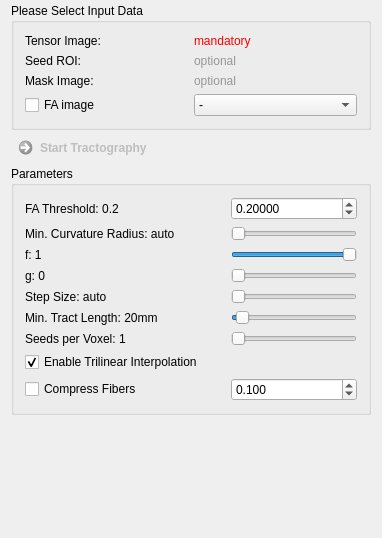
<?xml version="1.0" encoding="UTF-8"?>
<ui version="4.0">
 <class>QmitkStreamlineTrackingViewControls</class>
 <widget class="QWidget" name="QmitkStreamlineTrackingViewControls">
  <property name="geometry">
   <rect>
    <x>0</x>
    <y>0</y>
    <width>382</width>
    <height>538</height>
   </rect>
  </property>
  <property name="minimumSize">
   <size>
    <width>0</width>
    <height>0</height>
   </size>
  </property>
  <property name="windowTitle">
   <string>QmitkTemplate</string>
  </property>
  <layout class="QGridLayout" name="gridLayout_3">
   <property name="topMargin">
    <number>3</number>
   </property>
   <property name="bottomMargin">
    <number>3</number>
   </property>
   <property name="spacing">
    <number>0</number>
   </property>
   <item row="8" column="0">
    <spacer name="spacer1">
     <property name="orientation">
      <enum>Qt::Vertical</enum>
     </property>
     <property name="sizeType">
      <enum>QSizePolicy::Expanding</enum>
     </property>
     <property name="sizeHint" stdset="0">
      <size>
       <width>20</width>
       <height>220</height>
      </size>
     </property>
    </spacer>
   </item>
   <item row="1" column="0">
    <widget class="QCommandLinkButton" name="commandLinkButton">
     <property name="enabled">
      <bool>false</bool>
     </property>
     <property name="text">
      <string>Start Tractography</string>
     </property>
    </widget>
   </item>
   <item row="5" column="0">
    <widget class="QGroupBox" name="groupBox_2">
     <property name="title">
      <string>Parameters</string>
     </property>
     <layout class="QGridLayout" name="gridLayout_2">
      <item row="4" column="1">
       <widget class="QSlider" name="m_gSlider">
        <property name="toolTip">
         <string>Weighting factor between input vector (g=0) and tensor deflection (g=1 equals TEND tracking)</string>
        </property>
        <property name="minimum">
         <number>0</number>
        </property>
        <property name="maximum">
         <number>100</number>
        </property>
        <property name="value">
         <number>0</number>
        </property>
        <property name="orientation">
         <enum>Qt::Horizontal</enum>
        </property>
       </widget>
      </item>
      <item row="5" column="1">
       <widget class="QSlider" name="m_StepsizeSlider">
        <property name="toolTip">
         <string>Stepsize in mm (auto = 0.1*minimal spacing)</string>
        </property>
        <property name="minimum">
         <number>0</number>
        </property>
        <property name="maximum">
         <number>100</number>
        </property>
        <property name="value">
         <number>0</number>
        </property>
        <property name="orientation">
         <enum>Qt::Horizontal</enum>
        </property>
       </widget>
      </item>
      <item row="2" column="1">
       <widget class="QSlider" name="m_AngularThresholdSlider">
        <property name="toolTip">
         <string>Minimally allowed curcature radius (in mm, interpolated auto = 0.5 minimal spacing, noninterpolated auto = 0.5 * minimal spacing)</string>
        </property>
        <property name="minimum">
         <number>-1</number>
        </property>
        <property name="maximum">
         <number>50</number>
        </property>
        <property name="value">
         <number>-1</number>
        </property>
        <property name="orientation">
         <enum>Qt::Horizontal</enum>
        </property>
       </widget>
      </item>
      <item row="6" column="0">
       <widget class="QLabel" name="m_MinTractLengthLabel">
        <property name="toolTip">
         <string/>
        </property>
        <property name="text">
         <string>Min. Tract Length: 20mm</string>
        </property>
       </widget>
      </item>
      <item row="1" column="0">
       <widget class="QLabel" name="m_FaThresholdLabel">
        <property name="toolTip">
         <string/>
        </property>
        <property name="text">
         <string>FA Threshold: 0.2</string>
        </property>
       </widget>
      </item>
      <item row="4" column="0">
       <widget class="QLabel" name="m_gLabel">
        <property name="toolTip">
         <string/>
        </property>
        <property name="text">
         <string>g: 0</string>
        </property>
       </widget>
      </item>
      <item row="8" column="0">
       <spacer name="horizontalSpacer">
        <property name="orientation">
         <enum>Qt::Horizontal</enum>
        </property>
        <property name="sizeType">
         <enum>QSizePolicy::Fixed</enum>
        </property>
        <property name="sizeHint" stdset="0">
         <size>
          <width>200</width>
          <height>0</height>
         </size>
        </property>
       </spacer>
      </item>
      <item row="7" column="0">
       <widget class="QLabel" name="m_SeedsPerVoxelLabel">
        <property name="toolTip">
         <string/>
        </property>
        <property name="text">
         <string>Seeds per Voxel: 1</string>
        </property>
       </widget>
      </item>
      <item row="7" column="1">
       <widget class="QSlider" name="m_SeedsPerVoxelSlider">
        <property name="toolTip">
         <string>Number of tracts started in each voxel of the seed ROI.</string>
        </property>
        <property name="minimum">
         <number>1</number>
        </property>
        <property name="maximum">
         <number>100</number>
        </property>
        <property name="orientation">
         <enum>Qt::Horizontal</enum>
        </property>
       </widget>
      </item>
      <item row="5" column="0">
       <widget class="QLabel" name="m_StepsizeLabel">
        <property name="toolTip">
         <string/>
        </property>
        <property name="text">
         <string>Step Size: auto</string>
        </property>
       </widget>
      </item>
      <item row="3" column="1">
       <widget class="QSlider" name="m_fSlider">
        <property name="toolTip">
         <string>Weighting factor between first eigenvector (f=1 equals FACT tracking) and input vector dependent direction (f=0).</string>
        </property>
        <property name="minimum">
         <number>0</number>
        </property>
        <property name="maximum">
         <number>100</number>
        </property>
        <property name="value">
         <number>100</number>
        </property>
        <property name="orientation">
         <enum>Qt::Horizontal</enum>
        </property>
       </widget>
      </item>
      <item row="6" column="1">
       <widget class="QSlider" name="m_MinTractLengthSlider">
        <property name="toolTip">
         <string>Minimum tract length in mm.</string>
        </property>
        <property name="minimum">
         <number>0</number>
        </property>
        <property name="maximum">
         <number>500</number>
        </property>
        <property name="value">
         <number>20</number>
        </property>
        <property name="orientation">
         <enum>Qt::Horizontal</enum>
        </property>
       </widget>
      </item>
      <item row="9" column="0">
       <widget class="QCheckBox" name="m_InterpolationBox">
        <property name="toolTip">
         <string>Default is nearest neighbor interpolation.</string>
        </property>
        <property name="text">
         <string>Enable Trilinear Interpolation</string>
        </property>
        <property name="checked">
         <bool>true</bool>
        </property>
       </widget>
      </item>
      <item row="3" column="0">
       <widget class="QLabel" name="m_fLabel">
        <property name="toolTip">
         <string/>
        </property>
        <property name="text">
         <string>f: 1</string>
        </property>
       </widget>
      </item>
      <item row="2" column="0">
       <widget class="QLabel" name="m_AngularThresholdLabel">
        <property name="toolTip">
         <string/>
        </property>
        <property name="text">
         <string>Min. Curvature Radius: auto</string>
        </property>
       </widget>
      </item>
      <item row="10" column="0">
       <widget class="QCheckBox" name="m_ResampleFibersBox">
        <property name="toolTip">
         <string>Resample fibers using the specified error constraint.</string>
        </property>
        <property name="text">
         <string>Compress Fibers</string>
        </property>
        <property name="checked">
         <bool>false</bool>
        </property>
       </widget>
      </item>
      <item row="10" column="1">
       <widget class="QDoubleSpinBox" name="m_FiberErrorBox">
        <property name="focusPolicy">
         <enum>Qt::StrongFocus</enum>
        </property>
        <property name="toolTip">
         <string>Maximum error in mm.</string>
        </property>
        <property name="decimals">
         <number>3</number>
        </property>
        <property name="maximum">
         <double>10.000000000000000</double>
        </property>
        <property name="singleStep">
         <double>0.010000000000000</double>
        </property>
        <property name="value">
         <double>0.100000000000000</double>
        </property>
       </widget>
      </item>
      <item row="1" column="1">
       <widget class="QDoubleSpinBox" name="m_ScalarThresholdBox">
        <property name="decimals">
         <number>5</number>
        </property>
        <property name="maximum">
         <double>1.000000000000000</double>
        </property>
        <property name="singleStep">
         <double>0.100000000000000</double>
        </property>
        <property name="value">
         <double>0.200000000000000</double>
        </property>
       </widget>
      </item>
     </layout>
    </widget>
   </item>
   <item row="0" column="0">
    <widget class="QGroupBox" name="m_InputData">
     <property name="title">
      <string>Please Select Input Data</string>
     </property>
     <layout class="QGridLayout" name="gridLayout">
      <item row="2" column="1">
       <widget class="QLabel" name="m_MaskImageLabel">
        <property name="text">
         <string>&lt;html&gt;&lt;head/&gt;&lt;body&gt;&lt;p&gt;&lt;span style=&quot; color:#969696;&quot;&gt;optional&lt;/span&gt;&lt;/p&gt;&lt;/body&gt;&lt;/html&gt;</string>
        </property>
        <property name="wordWrap">
         <bool>true</bool>
        </property>
       </widget>
      </item>
      <item row="4" column="1">
       <widget class="QmitkDataStorageComboBox" name="m_FaImageBox">
        <property name="sizeAdjustPolicy">
         <enum>QComboBox::AdjustToMinimumContentsLength</enum>
        </property>
        <item>
         <property name="text">
          <string>-</string>
         </property>
        </item>
       </widget>
      </item>
      <item row="1" column="1">
       <widget class="QLabel" name="m_RoiImageLabel">
        <property name="text">
         <string>&lt;html&gt;&lt;head/&gt;&lt;body&gt;&lt;p&gt;&lt;span style=&quot; color:#969696;&quot;&gt;optional&lt;/span&gt;&lt;/p&gt;&lt;/body&gt;&lt;/html&gt;</string>
        </property>
        <property name="wordWrap">
         <bool>true</bool>
        </property>
       </widget>
      </item>
      <item row="2" column="0">
       <widget class="QLabel" name="label_7">
        <property name="toolTip">
         <string>Only track insida mask area.</string>
        </property>
        <property name="text">
         <string>Mask Image:</string>
        </property>
       </widget>
      </item>
      <item row="1" column="0">
       <widget class="QLabel" name="label_6">
        <property name="toolTip">
         <string>Binary seed ROI. If not specified, the whole image area is seeded.</string>
        </property>
        <property name="text">
         <string>Seed ROI:</string>
        </property>
       </widget>
      </item>
      <item row="0" column="1">
       <widget class="QLabel" name="m_TensorImageLabel">
        <property name="text">
         <string>&lt;html&gt;&lt;head/&gt;&lt;body&gt;&lt;p&gt;&lt;span style=&quot; color:#ff0000;&quot;&gt;mandatory&lt;/span&gt;&lt;/p&gt;&lt;/body&gt;&lt;/html&gt;</string>
        </property>
        <property name="wordWrap">
         <bool>true</bool>
        </property>
       </widget>
      </item>
      <item row="0" column="0">
       <widget class="QLabel" name="label_2">
        <property name="toolTip">
         <string>Input DTI</string>
        </property>
        <property name="text">
         <string>Tensor Image:</string>
        </property>
       </widget>
      </item>
      <item row="4" column="0">
       <widget class="QCheckBox" name="m_UseFaImage">
        <property name="toolTip">
         <string>Check to use selected FA image instead of internally calculated one. Recommended for multi-tensor tractography.</string>
        </property>
        <property name="text">
         <string>FA image</string>
        </property>
        <property name="checked">
         <bool>false</bool>
        </property>
       </widget>
      </item>
     </layout>
    </widget>
   </item>
  </layout>
 </widget>
 <layoutdefault spacing="6" margin="11"/>
 <customwidgets>
  <customwidget>
   <class>QmitkDataStorageComboBox</class>
   <extends>QComboBox</extends>
   <header location="global">QmitkDataStorageComboBox.h</header>
  </customwidget>
 </customwidgets>
 <resources/>
 <connections/>
</ui>
